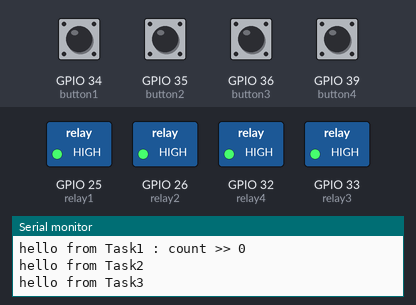
Recording of a sketch running on a simulated ESP32. Shown: switched loads named in the sketch (green lamp = pin HIGH), the last lines printed to the serial monitor. The inputs (shaded band) are chosen by the test bench; at power-on: GPIO 34 (button1), GPIO 35 (button2), GPIO 36 (button3), GPIO 39 (button4) HIGH. EEPROM starts erased.

Above: at 2.2 s.
2.3 s: GPIO 34 (button1) pulled LOW for 0.15 s
At 3.1 s:
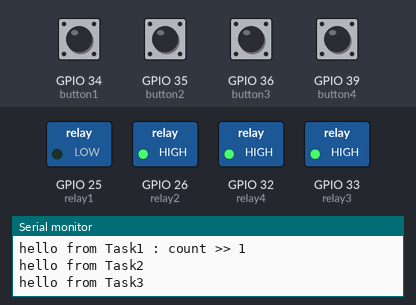
3.9 s: GPIO 35 (button2) pulled LOW for 0.15 s
At 4.4 s:
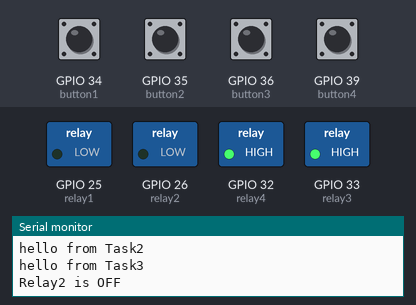
5.5 s: GPIO 36 (button3) pulled LOW for 0.15 s
At 6.7 s:
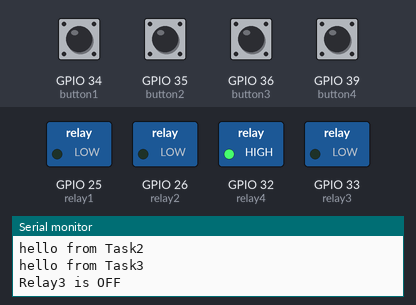
7.1 s: GPIO 39 (button4) pulled LOW for 0.15 s
At 8.0 s:
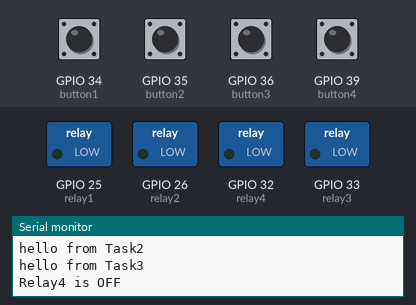
8.7 s: GPIO 34 (button1) pulled LOW for 1 s
At 9.2 s:
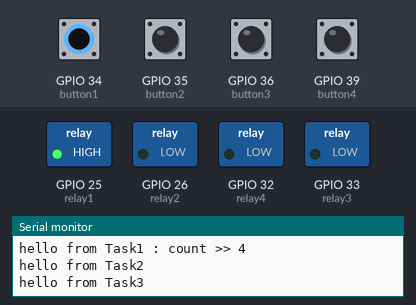
11.2 s: GPIO 35 (button2) pulled LOW for 1 s
At 12.3 s:
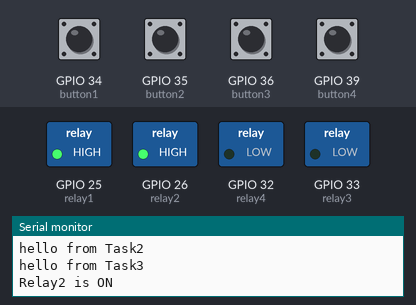
Timing chart, 0 to 14.2 s (numbered marks = the images above; inputs shaded):
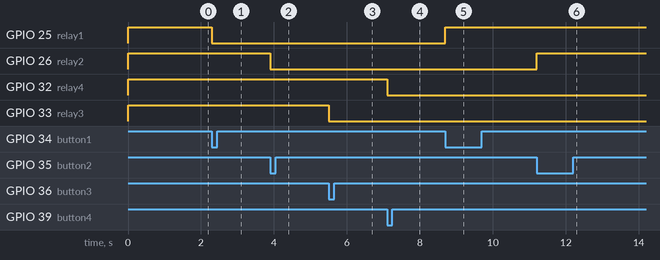

Measured:
- after the input at 2.3 s, GPIO 25 (relay1): HIGH → LOW at once
- after the input at 3.9 s, GPIO 26 (relay2): HIGH → LOW at once
- after the input at 5.5 s, GPIO 33 (relay3): HIGH → LOW at once
- after the input at 7.1 s, GPIO 32 (relay4): HIGH → LOW at once
- after the input at 8.7 s, GPIO 25 (relay1): LOW → HIGH at once
- after the input at 11.2 s, GPIO 26 (relay2): LOW → HIGH at once

The sketch:

2ESP32R4_bcontrol_muti-task.ino
```cpp
/*************************************************************************************************
    Created By: Sompoch Tongnamtiang
    Created On: 6 Mar, 2023
    Update On: 30 June, 2023
    Facebook : https://www.facebook.com/smfthailand
    YouTube Channel : https://www.youtube.com/bugkuska
 *  *********************************************************************************************
    1. Multi-tasking Programing
 *  *********************************************************************************************
    Preferences--> Aditional boards Manager URLs :
    For ESP32 (2.0.3):
    https://raw.githubusercontent.com/espressif/arduino-esp32/gh-pages/package_esp32_index.json
 *  *********************************************************************************************
    Install the following libraries :
    1. ezButton https://github.com/ArduinoGetStarted/button/archive/refs/heads/master.zip
  *  *********************************************************************************************
*/

//==================EEPROM===================//
#include <EEPROM.h>
#define EEPROM_SIZE 4
//==================EEPROM===================//
//==================zButton==================//
#include <ezButton.h>
ezButton button1(34);  //Manual button1
ezButton button2(35);  //Manual button2
ezButton button3(36);  //Manual button3
ezButton button4(39);  //Manual button4
//==================zButton==================//
//================Relay State================//
bool state_relay1 = LOW;
bool state_relay2 = LOW;
bool state_relay3 = LOW;
bool state_relay4 = LOW;
//================Relay State================//

//=========Define IO connect to relay========//
#define relay1 25  //Relay channel1
#define relay2 26  //Relay channel2
#define relay3 33  //Relay channel3
#define relay4 32  //Relay channel4
//=========Define IO connect to relay========//

// สร้างตัวแปรเก็บค่า Tick ที่แปลงจากเวลาที่เป็น millisecond
const TickType_t xDelay2000ms = pdMS_TO_TICKS(2000);
// สร้างตัวแปร TaskHandle สำหรับแต่ละ Task
TaskHandle_t Task1 = NULL;
TaskHandle_t Task2 = NULL;
TaskHandle_t Task3 = NULL;
// สร้างตัวแปรเก็บค่าเป็น integer เพื่อเอาไปใช้ใน Task
int passValue = 0;

//===============Setup function==============//
void setup() {
  Serial.begin(9600);

  // initialize EEPROM with predefined size
  EEPROM.begin(EEPROM_SIZE);

  // Set IO pinMode for relay
  pinMode(relay1, OUTPUT);
  pinMode(relay2, OUTPUT);
  pinMode(relay3, OUTPUT);
  pinMode(relay4, OUTPUT);

  //Set default relay status at boot
  digitalWrite(relay1, LOW);
  digitalWrite(relay2, LOW);
  digitalWrite(relay3, LOW);
  digitalWrite(relay4, LOW);

  digitalWrite(relay1, !state_relay1);
  digitalWrite(relay2, !state_relay2);
  digitalWrite(relay3, !state_relay3);
  digitalWrite(relay4, !state_relay4);

  state_relay1 = EEPROM.read(0);
  state_relay2 = EEPROM.read(1);
  state_relay3 = EEPROM.read(2);
  state_relay4 = EEPROM.read(3);

  digitalWrite(relay1, state_relay1);
  digitalWrite(relay2, state_relay2);
  digitalWrite(relay3, state_relay3);
  digitalWrite(relay4, state_relay4);

  Serial.printf("relay1 is %s \n", state_relay1 ? "ON" : "OFF");
  Serial.printf("relay2 is %s \n", state_relay2 ? "ON" : "OFF");
  Serial.printf("relay3 is %s \n", state_relay3 ? "ON" : "OFF");
  Serial.printf("relay4 is %s \n", state_relay4 ? "ON" : "OFF");

  delay(1000);
  // สร้าง Task1 โดยใช้ฟังก์ชัน func1_Task() พร้อมทั้งส่งผ่านค่าตัวแปร PassVale เข้าไปคำนวนใน Task
  xTaskCreatePinnedToCore(func1_Task, "Task1", 10000, (void *)passValue, 1, &Task1, 0);
  // สร้าง Task2 โดยใช้ฟังก์ชัน func2_Task()
  xTaskCreatePinnedToCore(func2_Task, "Task2", 10000, NULL, 1, &Task2, 0);
  // สร้าง Task3 โดยใช้ฟังก์ชัน func3_Task()
  xTaskCreatePinnedToCore(func3_Task, "Task3", 10000, NULL, 1, &Task3, 0);
}
//===============Setup function==============//

//===============Loop function===============//
void loop() {
  button_control();
}
//===============Loop function===============//

//==========funtion ที่ทำงานใน Task1===========//
void func1_Task(void *pvvalue) {
  int f1param = (int)pvvalue;  //แปลงค่าตัวแปรที่ส่งผ่านมาเป็น Integer
  while (1) {
    Serial.println(String("hello from Task1 : count >> ") + f1param);
    f1param++;
    vTaskDelay(xDelay2000ms);  // Delay Task นี้ 2 วินาที
  }
}
//==========funtion ที่ทำงานใน Task1===========//

//==========funtion ที่ทำงานใน Task2===========//
void func2_Task(void *pvParam) {
  while (1) {
    Serial.println(String("hello from Task2"));
    vTaskDelay(xDelay2000ms);  // Delay Task นี้ 2 วินาที
  }
}
//==========funtion ที่ทำงานใน Task2===========//

//==========funtion ที่ทำงานใน Task3===========//
void func3_Task(void *pvParam) {
  while (1) {
    Serial.println(String("hello from Task3"));
    vTaskDelay(xDelay2000ms);  // Delay Task นี้ 2 วินาที
  }
}
//==========funtion ที่ทำงานใน Task3===========//

//==========Button Control function==========//
void button_control() {
  button1.loop();
  if (button1.isPressed()) {
    control_relay(1, relay1, state_relay1);
  }
  button2.loop();
  if (button2.isPressed()) {
    control_relay(2, relay2, state_relay2);
  }
  button3.loop();
  if (button3.isPressed()) {
    control_relay(3, relay3, state_relay3);
  }
  button4.loop();
  if (button4.isPressed()) {
    control_relay(4, relay4, state_relay4);
  }
}
//==========Button Control function==========//

//==========Relay Control function===========//
void control_relay(int relay_no, int relay_pin, boolean &status) {
  status = !status;
  digitalWrite(relay_pin, status);
  EEPROM.write(relay_no - 1, status);
  EEPROM.commit();
  String text = (status) ? "ON" : "OFF";
  Serial.println("Relay" + String(relay_no) + " is " + text);
}
//==========Relay Control function===========//
```
